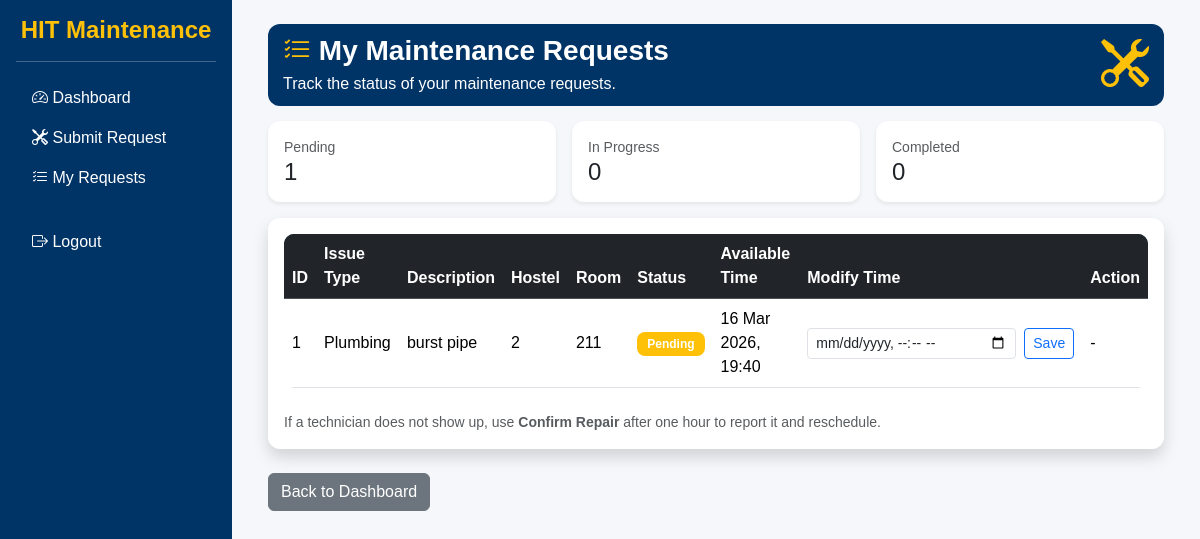
The app's page /student/hostel-maintenance-portal/student/view_requests.php (signed in), older data.
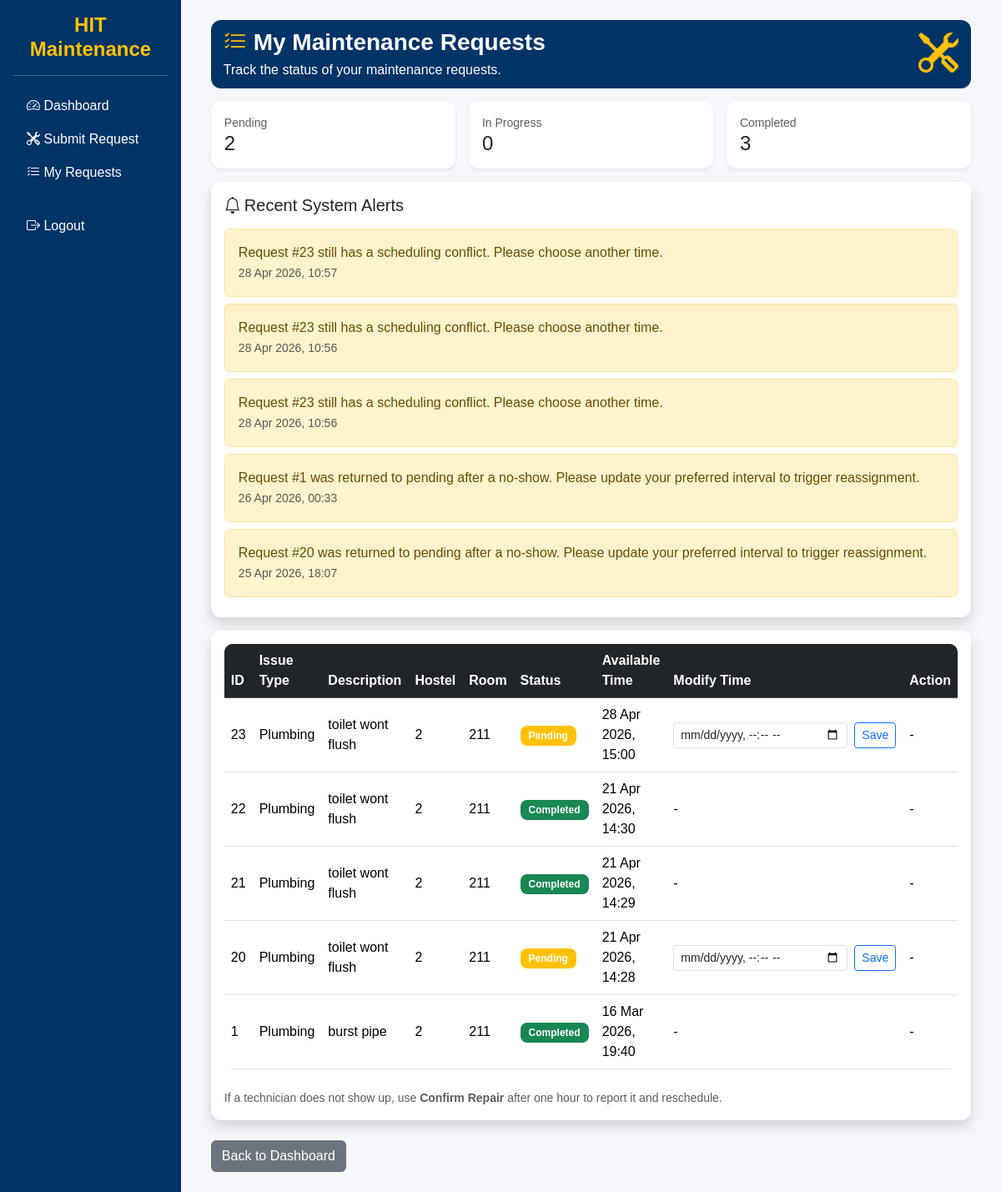
The same page, newer data.
### tables this page shows
CREATE TABLE `requests` (
  `id` int(11) NOT NULL,
  `student_id` int(11) DEFAULT NULL,
  `issue_type_id` int(11) DEFAULT NULL,
  `hostel` varchar(50) DEFAULT NULL,
  `room` varchar(20) DEFAULT NULL,
  `description` text DEFAULT NULL,
  `available_time` datetime DEFAULT NULL,
  `status` enum('pending','in_progress','completed') DEFAULT 'pending',
  `assigned_staff` int(11) DEFAULT NULL,
  `created_at` timestamp NOT NULL DEFAULT current_timestamp(),
  `technician_arrived` tinyint(1) DEFAULT NULL,
  `rating` int(11) DEFAULT NULL,
  `image_path` varchar(255) DEFAULT NULL
);

CREATE TABLE `issue_types` (
  `id` int(11) NOT NULL,
  `issue_name` varchar(50) DEFAULT NULL
);

CREATE TABLE `notifications` (
  `id` int(11) NOT NULL,
  `user_id` int(11) DEFAULT NULL,
  `message` text DEFAULT NULL,
  `status` enum('unread','read') DEFAULT 'unread',
  `created_at` timestamp NOT NULL DEFAULT current_timestamp()
);

### student/hostel-maintenance-portal/includes/assign_staff.php (called while the page is built, shortened)
<?php
function issueTypeToSpecialization($issue_type){
    if($issue_type == 1){
        return 'plumber';
    }
    if($issue_type == 2){
        return 'electrician';
    }
    return 'carpenter';
}
function assignTechnician($conn, $issue_type, $request_id, $available_time){
    $specialization = issueTypeToSpecialization($issue_type);
    $safe_time = $conn->real_escape_string($available_time);
    $sql = "SELECT staff.id
            FROM staff
            WHERE staff.specialization='$specialization'
            AND staff.status='free'
            AND staff.id NOT IN (
                SELECT assigned_staff
                FROM requests
                WHERE available_time='$safe_time'
                AND status='in_progress'
                AND assigned_staff IS NOT NULL
            )
            ORDER BY staff.id ASC
            LIMIT 1";
    $result = $conn->query($sql);
    if($result && $result->num_rows > 0){
        $staff = $result->fetch_assoc();
        $staff_id = (int)$staff['id'];
        return $staff_id;
    }
    return false;
}
function runPendingAssignments($conn){
    $due = $conn->query("SELECT id, student_id, issue_type_id, available_time
                         FROM requests
                         WHERE status='pending'
                         AND available_time <= NOW()
                         ORDER BY available_time ASC");
    while($request = $due->fetch_assoc()){
        $request_id = (int)$request['id'];
        $student_id = (int)$request['student_id'];
        $available_time = $request['available_time'];
        $staff_id = assignTechnician($conn, $request['issue_type_id'], $request_id, $available_time);
        if($staff_id){
            continue;
        }
    }
}
?>

### student/hostel-maintenance-portal/student/view_requests.php (the view, shortened to what the changed rows need)
<?php
include("../config/database.php");
include("../includes/assign_staff.php");
$student_id = $_SESSION['user_id'];
runPendingAssignments($conn);
$sql = "SELECT requests.*, issue_types.issue_name
        FROM requests
        JOIN issue_types ON requests.issue_type_id = issue_types.id
        WHERE student_id='$student_id'
        ORDER BY created_at DESC";
$result = $conn->query($sql);
$alerts = $conn->query("SELECT id, message, created_at FROM notifications WHERE user_id='$student_id' ORDER BY created_at DESC LIMIT 5");
$pending_count = 0;
$completed_count = 0;
$count_result = $conn->query("SELECT status, COUNT(*) AS total FROM requests WHERE student_id='$student_id' GROUP BY status");
if($count_result){
    while($count = $count_result->fetch_assoc()){
        if($count['status'] == 'pending'){
            $pending_count = (int)$count['total'];
        } elseif($count['status'] == 'in_progress'){
            $in_progress_count = (int)$count['total'];
        } elseif($count['status'] == 'completed'){
            $completed_count = (int)$count['total'];
        }
    }
}
?>
<?php include("../includes/header.php"); ?>
<?php include("../includes/sidebar.php"); ?>
<div class="container-fluid">
<div class="row g-3 mb-3">
<div class="col-md-4">
<div class="card border-0 shadow-sm">
<div class="card-body">
<div class="text-muted small">Pending</div>
<h4 class="mb-0"><?php echo $pending_count; ?></h4>
</div>
</div>
</div>
<div class="col-md-4">
<div class="card border-0 shadow-sm">
<div class="card-body">
<div class="text-muted small">Completed</div>
<h4 class="mb-0"><?php echo $completed_count; ?></h4>
</div>
</div>
</div>
</div>
<?php if($alerts && $alerts->num_rows > 0){ ?>
<div class="card border-0 shadow mb-3">
<div class="card-body">
<h5 class="mb-3"><i class="bi bi-bell me-1"></i>Recent System Alerts</h5>
<?php while($notice = $alerts->fetch_assoc()){ ?>
<div class="alert alert-warning mb-2">
<div><?php echo htmlspecialchars($notice['message']); ?></div>
<small class="text-muted"><?php echo date('d M Y, H:i', strtotime($notice['created_at'])); ?></small>
</div>
<?php } ?>
</div>
</div>
<?php } ?>
<div class="card shadow border-0">
<div class="card-body">
<div class="table-responsive">
<table class="table table-hover align-middle">
<thead class="table-dark">
<tr>
<th>ID</th>
<th>Issue Type</th>
<th>Description</th>
<th>Hostel</th>
<th>Room</th>
<th>Status</th>
<th>Available Time</th>
<th>Modify Time</th>
<th>Action</th>
</tr>
</thead>
<tbody>
<?php
if($result->num_rows > 0){
while($row = $result->fetch_assoc()){
?>
<tr>
<td><?php echo $row['id']; ?></td>
<td><?php echo htmlspecialchars($row['issue_name']); ?></td>
<td><?php echo htmlspecialchars($row['description']); ?></td>
<td><?php echo htmlspecialchars($row['hostel']); ?></td>
<td><?php echo htmlspecialchars($row['room']); ?></td>
<td>
<?php
if($row['status'] == 'pending'){
    echo "<span class='badge bg-warning'>Pending</span>";
}elseif($row['status'] == 'in_progress'){
    echo "<span class='badge bg-primary'>In Progress</span>";
}else{
    echo "<span class='badge bg-success'>Completed</span>";
}
?>
</td>
<td><?php echo date('d M Y, H:i', strtotime($row['available_time'])); ?></td>
<td>
<?php if($row['status'] == 'pending'){ ?>
<form method="POST" action="update_request_time.php" class="d-flex gap-2">
<input type="datetime-local" name="available_time" class="form-control form-control-sm" required>
<button type="submit" class="btn btn-sm btn-outline-primary">Save</button>
</form>
<?php } else { echo "-"; } ?>
</td>
<td>
<?php
$current_time = date('Y-m-d H:i:s');
if($row['status'] == 'in_progress' &&
   $current_time >= date('Y-m-d H:i:s', strtotime($row['available_time'].' +1 hour'))){
?>
<a href="confirm_repair.php?id=<?php echo $row['id']; ?>" class="btn btn-primary btn-sm">
Confirm Repair
</a>
<?php } else { echo '-'; } ?>
</td>
</tr>
<?php
}
}else{
echo "<tr><td colspan='9' class='text-center'>No requests submitted yet</td></tr>";
}
?>
</tbody>
</table>
</div>
</div>
</div>
</div>
<?php include("../includes/sidebar_end.php"); ?>
<?php include("../includes/footer.php"); ?>

Row changes from the older to the newer data that the page shows:
added notifications: message "Request #23 still has a scheduling conflict. Please choose another time.", created_at "28 Apr 2026, 10:57"
added notifications: message "Request #23 still has a scheduling conflict. Please choose another time.", created_at "28 Apr 2026, 10:56"
added notifications: message "Request #23 still has a scheduling conflict. Please choose another time.", created_at "28 Apr 2026, 10:56"
added notifications: message "Request #1 was returned to pending after a no-show. Please update your preferred interval to trigger reassignment.", created_at "26 Apr 2026, 00:33"
added notifications: message "Request #20 was returned to pending after a no-show. Please update your preferred interval to trigger reassignment.", created_at "25 Apr 2026, 18:07"
added requests: id "23", issue_type.issue_name "Plumbing", description "toilet wont flush", hostel "2", room "211", status "Pending", available_time "28 Apr 2026, 15:00"
added requests: id "22", issue_type.issue_name "Plumbing", description "toilet wont flush", hostel "2", room "211", status "Completed", available_time "21 Apr 2026, 14:30"
added requests: id "21", issue_type.issue_name "Plumbing", description "toilet wont flush", hostel "2", room "211", status "Completed", available_time "21 Apr 2026, 14:29"
added requests: id "20", issue_type.issue_name "Plumbing", description "toilet wont flush", hostel "2", room "211", status "Pending", available_time "21 Apr 2026, 14:28"
changed requests "burst pipe": status "Pending Save" → "Completed -"
Text that changed along with them:
$pending_count: "1" → "2"
$completed_count: "0" → "3"
text now shown: "Recent System Alerts"
